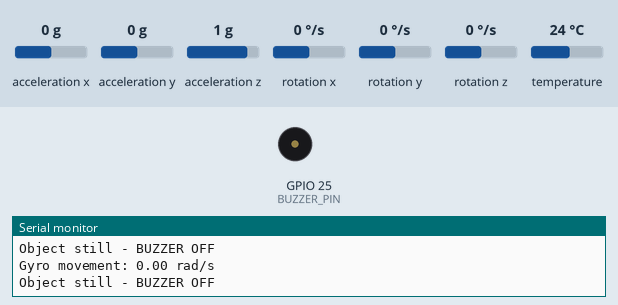
The sketch below on a simulated ESP32. Shown: buzzer (waves = sounding, pin HIGH), the last lines printed to the serial monitor. The inputs (shaded band) are chosen by the test bench; at power-on: rotation x 0 °/s, acceleration x 0 g, acceleration y 0 g, acceleration z 1 g, rotation y 0 °/s, rotation z 0 °/s, temperature 24 °C.

Above: at 1.2 s.
1.3 s: rotation x set to -10 °/s
2.8 s: rotation x set to -13 °/s
At 3.4 s:
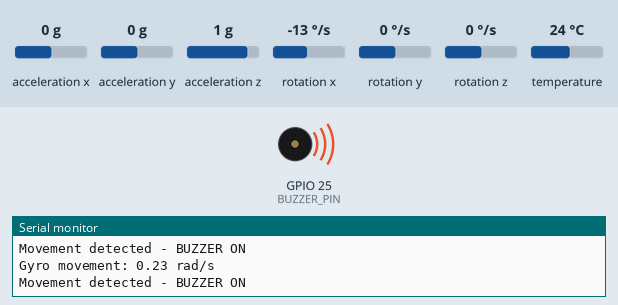
4.3 s: rotation x set to 0 °/s
At 4.7 s:
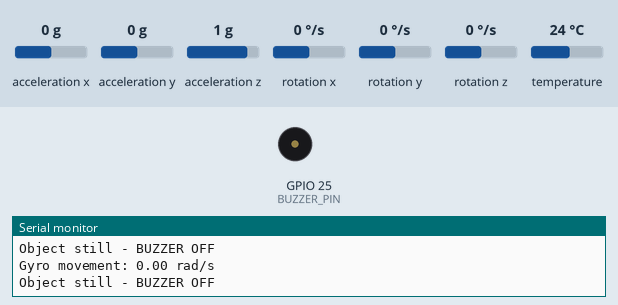
5.8 s: rotation x set to -192 °/s
At 6.7 s:
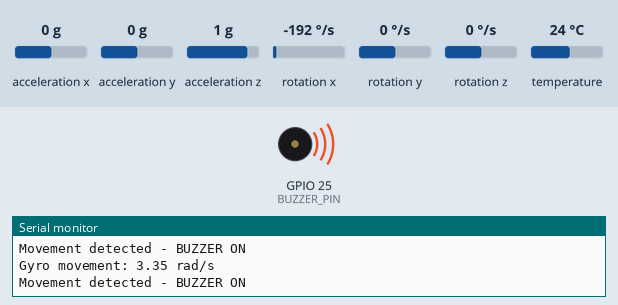
Timing chart, 0 to 8.3 s (numbered marks = the images above; inputs shaded):
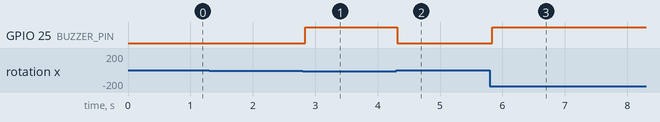

Measured:
- the behaviour switches between -11 and -12 °/s on rotation x (found by bisection; images 0 and 1)
- after the input at 2.8 s, GPIO 25 (BUZZER_PIN): LOW → HIGH at once
- after the input at 4.3 s, GPIO 25 (BUZZER_PIN): HIGH → LOW at once
- after the input at 5.8 s, GPIO 25 (BUZZER_PIN): LOW → HIGH at once

The sketch:

GYRO.ino
```cpp
#include <Wire.h>
#include <Adafruit_MPU6050.h>
#include <Adafruit_Sensor.h>

// Pin definitions
#define SDA_PIN 21
#define SCL_PIN 22
#define BUZZER_PIN 25

Adafruit_MPU6050 mpu;

// Movement threshold in radians per second
const float GYRO_THRESHOLD = 0.20;

void setup() {
  Serial.begin(115200);

  // Configure buzzer
  pinMode(BUZZER_PIN, OUTPUT);
  digitalWrite(BUZZER_PIN, LOW);

  // Start I2C communication
  Wire.begin(SDA_PIN, SCL_PIN);

  // Initialize MPU6050
  if (!mpu.begin()) {
    Serial.println("MPU6050 not detected!");

    while (1) {
      digitalWrite(BUZZER_PIN, LOW);
      delay(1000);
    }
  }

  Serial.println("Gyroscope ready!");

  // Set sensor ranges
  mpu.setGyroRange(MPU6050_RANGE_500_DEG);
  mpu.setAccelerometerRange(MPU6050_RANGE_8_G);
  mpu.setFilterBandwidth(MPU6050_BAND_21_HZ);
}

void loop() {
  sensors_event_t a, g, temp;

  // Read sensor data
  mpu.getEvent(&a, &g, &temp);

  // Calculate rotational movement magnitude
  float movement = sqrt(
    g.gyro.x * g.gyro.x +
    g.gyro.y * g.gyro.y +
    g.gyro.z * g.gyro.z
  );

  Serial.print("Gyro movement: ");
  Serial.print(movement);
  Serial.println(" rad/s");

  // Check movement threshold
  if (movement > GYRO_THRESHOLD) {
    digitalWrite(BUZZER_PIN, HIGH);
    Serial.println("Movement detected - BUZZER ON");
  } else {
    digitalWrite(BUZZER_PIN, LOW);
    Serial.println("Object still - BUZZER OFF");
  }

  delay(50);
}
```
